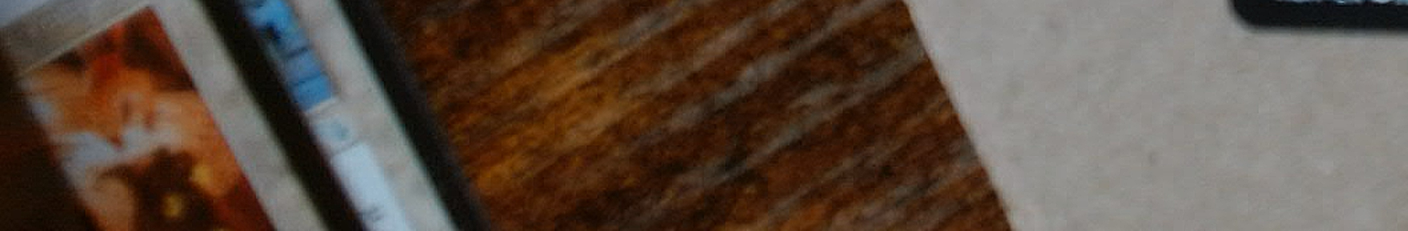
#> input picture debug/212930_bottom_left_collector.jpg, 4224 x 692 px, given in place of the camera (shown at 1/3 size)
$ python ground_truth_capture.py   (older library calls are emulated)
#> lines starting #> are read from the running program, lines starting #| are printed output that depends on the picture; after the words box and inside, x2 and y2 are one past the last pixel; in counts of white or black regions, pixels touching at a corner belong together
### mtg_card_scanner/card_detect.py
"""
Card detection and perspective correction.

find_card_quad()  — locates the largest card-shaped quadrilateral in a frame
warp_card()       — perspective-warps the detected quad to a standard 630×880 px upright card
extract_card()    — convenience wrapper: detect + warp, with fallback to a centre crop
frame_sharpness() / pick_sharpest() — Laplacian-variance blur scoring for burst frames
scan_photo()      — the photo kept for review: the card straightened, filling 95% of it
"""

import cv2
import numpy as np
from typing import Optional

# Standard card output size (63:88 aspect ratio)
CARD_W, CARD_H = 630, 880

# The scan PHOTO (the picture the review pages show): the card straightened,
# spanning PHOTO_FILL of the photo's width and height, the rest a deliberate
# buffer of whatever lay around it (owner, 2026-10-01: "tight on the card plus
# some buffer — make it 95%"). The card itself is still the CARD_W×CARD_H warp;
# the buffer is what that warp sees beyond the quad. 0.95 → 17 + 630 + 17 by
# 23 + 880 + 23 = 664 × 926, card 94.9% × 95.0% of the photo.
PHOTO_FILL = 0.95
PHOTO_MARGIN_X = round(CARD_W * (1 / PHOTO_FILL - 1) / 2)
PHOTO_MARGIN_Y = round(CARD_H * (1 / PHOTO_FILL - 1) / 2)
PHOTO_W, PHOTO_H = CARD_W + 2 * PHOTO_MARGIN_X, CARD_H + 2 * PHOTO_MARGIN_Y


# A real card is 63:88 → long/short ≈ 1.40. Quads outside this window are not
# cards, and warping them would stretch whatever they contain into card shape.
_MIN_CARD_RATIO, _MAX_CARD_RATIO = 1.15, 1.75
# Contour must actually fill its own bounding rectangle to be a card.
_MIN_RECTANGULARITY = 0.75

# A card's interior is full of printed detail — title text, rules text, art
# edges — while a card-SHAPED uniform surface (a black card holder, a deck-box
# lid, the bare tray) has almost none. Geometry alone cannot tell them apart,
# and picking the largest quad meant a black holder in frame beat the actual
# card, whose dark uniform crop then pHash-matched dark artworks as confident
# nonsense. Both bars must clear: std catches flat surfaces, edge fraction
# catches smooth glare gradients (which inflate std but produce no edges).
# Measured at 64×88 thumbnail scale: holders/tray score std ≈ 3-9 with edge
# fraction ≈ 0.000-0.005; real cards — even dark-art black-border ones — sit
# well above both bars.
_MIN_INTERIOR_STD = 12.0
_MIN_INTERIOR_EDGE_FRAC = 0.015
# Stricter edge bar for the CENTRE-CROP FALLBACK (quad detection failed): that
# crop contains the object plus tray, so a black holder's outline alone yields
# some edges (measured ≤ 0.055 across holder sizes/darkness) while a real
# card's text and art dominate its crop (measured ≥ 0.142, median 0.184).
# 0.09 splits the two with ~2× margin on both sides.
_MIN_FALLBACK_EDGE_FRAC = 0.09


# [34 lines left out: functions _order_corners, _orient_corners, not called in this run]


def _candidate_from_contour(cnt: np.ndarray, min_area: float, max_area: float):
    """Return (corners, area) if *cnt* is card-shaped, else None."""
    area = cv2.contourArea(cnt)
    if area < min_area or area > max_area:
        return None
    rect = cv2.minAreaRect(cnt)
    (rw, rh) = rect[1]
    if rw <= 1 or rh <= 1:
        return None
    long_side, short_side = max(rw, rh), min(rw, rh)
    ratio = long_side / short_side
    if not (_MIN_CARD_RATIO <= ratio <= _MAX_CARD_RATIO):
        return None
    if area / (rw * rh) < _MIN_RECTANGULARITY:
        return None
    return _orient_corners(cv2.boxPoints(rect)), area


# [31 lines left out: functions _texture_metrics, _has_card_texture, is_blank_surface, not called in this run]


# A card sitting in the tray with the FULL camera frame around it can occupy
# as little as ~2.5% of the frame (measured on the rig) — the old 4% floor
# silently skipped it and fell back to a garbage centre crop. The floor only
# exists to skip contour noise; the texture gate now rejects small false
# quads, so it can sit well below any real card.
_MIN_AREA_FRAC = 0.015


def find_card_quad(frame: np.ndarray, min_area_frac: float = _MIN_AREA_FRAC) -> Optional[np.ndarray]:
    """
    Find the largest card-shaped quadrilateral in *frame*.

    Returns an ordered (4, 2) float32 array of corners — arranged so the card's
    long axis maps to the output height, i.e. sideways cards come out upright —
    or None when nothing card-shaped is found.

    Several edge maps are tried because one threshold cannot cover both a
    black-bordered card on a white tray and a white-bordered one; a rotated
    minAreaRect is used rather than requiring a clean 4-vertex polygon, which
    is fragile when a corner is blurred or a border blends into the tray.
    """
    h, w = frame.shape[:2]
    min_area = h * w * min_area_frac
    # A contour covering essentially the whole frame is the frame itself, not a
    # detected card — accepting it warps the full photo (margins included) into
    # card shape, which shifts every hash region off the real card.
    max_area = h * w * 0.92

    gray = cv2.cvtColor(frame, cv2.COLOR_BGR2GRAY)
    blurred = cv2.GaussianBlur(gray, (7, 7), 0)
    kernel = np.ones((5, 5), np.uint8)

    edge_maps = [
        cv2.Canny(blurred, 25, 85),
        cv2.Canny(blurred, 50, 150),
        # Otsu split — catches cards whose border barely differs from the tray.
        cv2.morphologyEx(
            cv2.threshold(blurred, 0, 255, cv2.THRESH_BINARY_INV + cv2.THRESH_OTSU)[1],
            cv2.MORPH_CLOSE, kernel,
        ),
    ]

    best_corners, best_area = None, 0.0
    for edges in edge_maps:
        closed = cv2.dilate(edges, kernel, iterations=2)
        contours, _ = cv2.findContours(closed, cv2.RETR_EXTERNAL, cv2.CHAIN_APPROX_SIMPLE)
        for cnt in contours:
            found = _candidate_from_contour(cnt, min_area, max_area)
            # The texture gate runs last (it warps a patch, the geometry checks
            # are cheaper) and rejects card-shaped uniform surfaces — without
            # it, a black card holder in frame out-areas the actual card.
            if found and found[1] > best_area and _has_card_texture(gray, found[0]):
                best_corners, best_area = found

    return best_corners


# [6 lines left out: function warp_card, not called in this run]


def _centre_crop_fallback(frame: np.ndarray) -> np.ndarray:
    """
    Detection failed — take the largest centred region that already has the
    card's aspect ratio and scale it, WITHOUT stretching.

    The previous version cropped a fixed 55%×80% window and resized it to
    630×880 regardless of its shape, distorting whatever it contained; a
    mis-detected frame then produced both garbage hashes and a warped review
    photo. Preserving aspect keeps a failed detection merely off-centre
    rather than geometrically wrong.
    """
    h, w = frame.shape[:2]
    target = CARD_W / CARD_H
    crop_h = min(h, int(w / target))
    crop_w = int(crop_h * target)
    x0 = max(0, (w - crop_w) // 2)
    y0 = max(0, (h - crop_h) // 2)
    crop = frame[y0:y0 + crop_h, x0:x0 + crop_w]
    return cv2.resize(crop, (CARD_W, CARD_H), interpolation=cv2.INTER_CUBIC)


def extract_card(frame: np.ndarray, min_area_frac: float = _MIN_AREA_FRAC) -> tuple[np.ndarray, bool]:
    """
    Detect, warp, and return the card region.

    Returns:
        (card_img, detected)  — detected=True if a quad was found,
                                False if the fallback centre-crop was used.
    """
    corners = find_card_quad(frame, min_area_frac)
    if corners is not None:
        return warp_card(frame, corners), True
    return _centre_crop_fallback(frame), False


# ── sharpness ─────────────────────────────────────────────────────────────────

# [4 lines left out: function frame_sharpness, not called in this run]


def pick_sharpest(frames: list[np.ndarray]) -> np.ndarray:
    """Return the frame with the highest Laplacian variance."""
    return max(frames, key=frame_sharpness)


# ── the scan photo ────────────────────────────────────────────────────────────

# [42 lines left out: functions warp_photo, scan_photo, photo_card, not called in this run]

### ground_truth_capture.py
#!/usr/bin/env python3
"""
Capture the live card and save zoomed crops of every distinguishing region:
  - full warped card
  - bottom-left collector strip (set code, collector number, language)
  - bottom-right copyright/year line
  - bottom-center (stamp area for The List / Mystery Booster)
  - top-right set symbol region
"""
import sys, time, cv2, numpy as np

def main():
    cap = cv2.VideoCapture(0)
    cap.set(cv2.CAP_PROP_FRAME_WIDTH, 1280)
    cap.set(cv2.CAP_PROP_FRAME_HEIGHT, 720)
    for _ in range(12):
        cap.read()
#> this loop made 12 passes
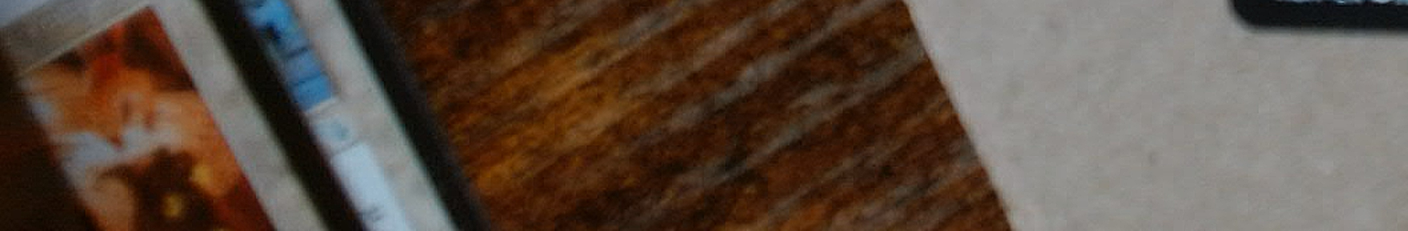
#> input picture debug/212930_bottom_left_collector.jpg, 4224 x 692 px, given in place of the camera (shown at 1/3 size)
    ret, frame = cap.read()
#> frame is the input picture: shape (692, 4224, 3); mean B, G, R 66.9, 78.7, 94.7
    cap.release()
    if not ret:
        sys.exit("ERROR: no frame")

    cv2.imwrite("gt_raw.jpg", frame)

    # Try card detection for a clean warp first
    try:
        from mtg_card_scanner.card_detect import extract_card
        card, detected = extract_card(frame)
#> in find_card_quad, `gray = cv2.cvtColor(frame, cv2.COLOR_BGR2GRAY)`:
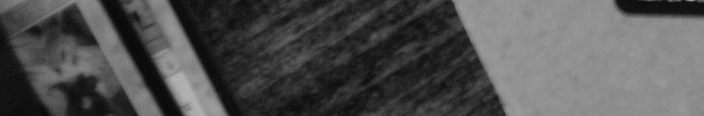
#> gray: shape (692, 4224) (shown at 1/6 size); min 1, max 185, mean 82.1
#> the loop in find_card_quad, `for edges in edge_maps:` made 3 passes
#> pass 1, in find_card_quad, `closed = cv2.dilate(edges, kernel, iterations=2)`:
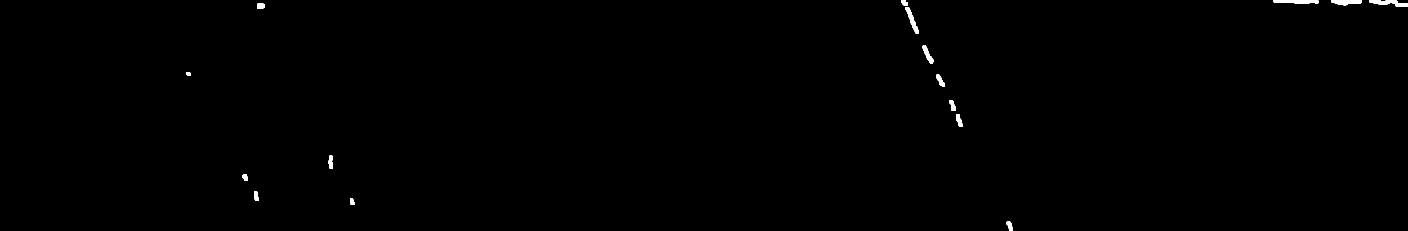
#> closed: shape (692, 4224) (shown at 1/3 size); 0.3% white; 16 white regions, largest, box (x1, y1, x2, y2) and area: (3821, 0, 3955, 11) 1254, (4108, 0, 4224, 20) 1231, (3994, 0, 4084, 16) 1020
#> pass 3, in find_card_quad, `closed = cv2.dilate(edges, kernel, iterations=2)`:
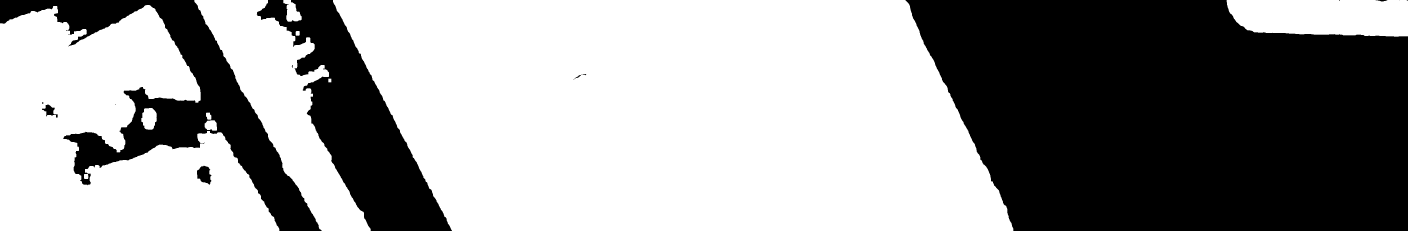
#> closed: shape (692, 4224) (shown at 1/3 size); 59.2% white; 14 black regions (6 under 20 px), largest, box (x1, y1, x2, y2) and area: (2716, 0, 4224, 692) 875885, (0, 0, 965, 692) 163148, (770, 0, 1356, 692) 149926
#> after the loop in find_card_quad, `for edges in edge_maps:`: best_area = 0
#> in _centre_crop_fallback, `crop = frame[y0:y0 + crop_h, x0:x0 + crop_w]`:
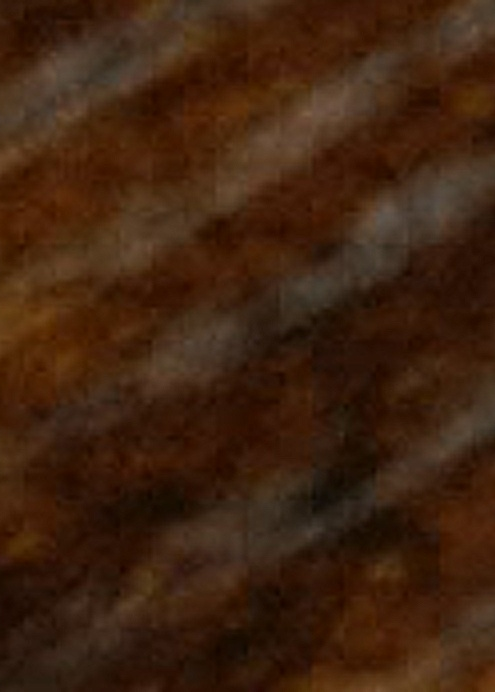
#> crop: shape (692, 495, 3); mean B, G, R 15.7, 35.3, 63.9
#> detected = False
        if not detected:
            print("No quad found — using centre crop")
    except Exception as e:
        print(f"card_detect error: {e}")
        h, w = frame.shape[:2]
        card = frame[h//6:5*h//6, w//6:5*w//6]

    cv2.imwrite("gt_card.jpg", card)
    h, w = card.shape[:2]
    print(f"Card size: {w}x{h}")
#| Card size: 630x880

    # ── Region crops (fractions of warped card) ──────────────────────────────
    def crop(y0f, y1f, x0f, x1f, name, scale=4):
        y0, y1 = int(h*y0f), int(h*y1f)
        x0, x1 = int(w*x0f), int(w*x1f)
        region = card[y0:y1, x0:x1]
        # upscale for readability
        big = cv2.resize(region, (region.shape[1]*scale, region.shape[0]*scale),
                         interpolation=cv2.INTER_LANCZOS4)
        cv2.imwrite(f"gt_{name}.jpg", big)
        print(f"  Saved gt_{name}.jpg  ({x1-x0}x{y1-y0} -> {big.shape[1]}x{big.shape[0]})")

    # Bottom collector strip (set code + number, left side)
    crop(0.88, 0.96, 0.00, 0.60, "collector_left", scale=5)
#|   Saved gt_collector_left.jpg  (378x70 -> 1890x350)
    # Bottom right (copyright year, right side)
    crop(0.88, 0.96, 0.40, 1.00, "copyright_right", scale=5)
#|   Saved gt_copyright_right.jpg  (378x70 -> 1890x350)
    # Bottom center (stamp area — The List / Mystery Booster stamp lives here)
    crop(0.84, 0.96, 0.30, 0.70, "stamp_center", scale=5)
#|   Saved gt_stamp_center.jpg  (252x105 -> 1260x525)
    # Full bottom strip
    crop(0.85, 0.99, 0.00, 1.00, "bottom_full", scale=4)
#> call 4 of crop, with y0f = 0.85, y1f = 0.99, x0f = 0, x1f = 1, name = 'bottom_full', scale = 4
#> in crop (call 4), `region = card[y0:y1, x0:x1]`:
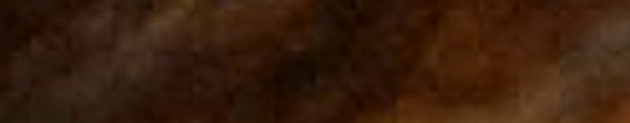
#> region: shape (123, 630, 3); mean B, G, R 12.4, 30.3, 57.1
#|   Saved gt_bottom_full.jpg  (630x123 -> 2520x492)
    # Set symbol (top-right of card)
    crop(0.05, 0.18, 0.70, 1.00, "set_symbol", scale=5)
#> in crop (call 5), `region = card[y0:y1, x0:x1]`:
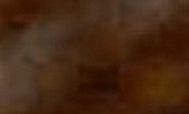
#> region: shape (114, 189, 3); mean B, G, R 19.2, 40.4, 70.8
#|   Saved gt_set_symbol.jpg  (189x114 -> 945x570)
    # Title bar
    crop(0.00, 0.08, 0.00, 1.00, "title_bar", scale=4)
#> in crop (call 6), `region = card[y0:y1, x0:x1]`:
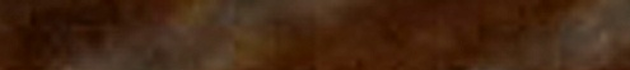
#> region: shape (70, 630, 3); mean B, G, R 18.7, 38.8, 68.1
#|   Saved gt_title_bar.jpg  (630x70 -> 2520x280)

    print("\nAll crops saved.")

if __name__ == "__main__":
    main()

$ run again, on debug/212930_bottom_strip.jpg
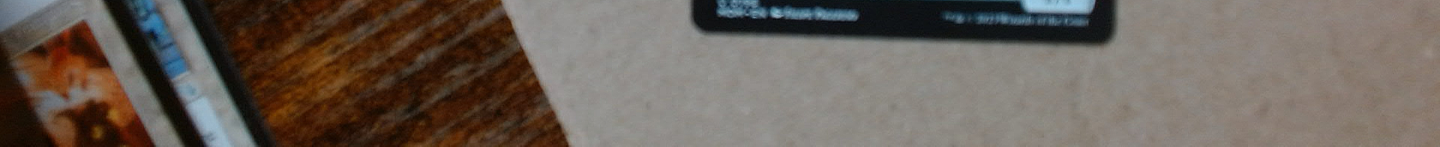
#> input picture debug/212930_bottom_strip.jpg, 5760 x 585 px, given in place of the camera (shown at 1/4 size)
#> the loop in main, `for _ in range(12):` made 12 passes
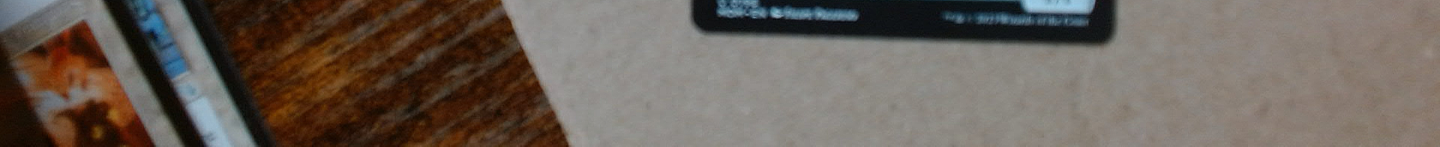
#> input picture debug/212930_bottom_strip.jpg, 5760 x 585 px, given in place of the camera (shown at 1/4 size)
#> in main, frame is the input picture: shape (585, 5760, 3); mean B, G, R 88.7, 97.1, 107.6
#> the loop in find_card_quad, `for edges in edge_maps:` made 3 passes
#> pass 1, in find_card_quad, `closed = cv2.dilate(edges, kernel, iterations=2)`:
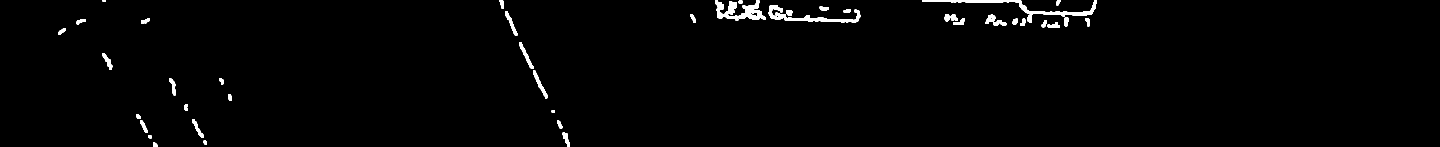
#> closed: shape (585, 5760) (shown at 1/4 size); 1.2% white; 45 white regions, largest, box (x1, y1, x2, y2) and area: (3690, 0, 4387, 66) 7860, (3075, 21, 3441, 90) 6133, (2955, 0, 3062, 78) 3719
#> after the loop in find_card_quad, `for edges in edge_maps:`: best_area = 0
#> detected = False
#| Card size: 630x880
#|   Saved gt_collector_left.jpg  (378x70 -> 1890x350)
#|   Saved gt_copyright_right.jpg  (378x70 -> 1890x350)
#> region: shape (105, 252, 3)
#> big: shape (525, 1260, 3)
#|   Saved gt_stamp_center.jpg  (252x105 -> 1260x525)
#> region: shape (123, 630, 3)
#> big: shape (492, 2520, 3)
#|   Saved gt_bottom_full.jpg  (630x123 -> 2520x492)
#> region: shape (114, 189, 3)
#> big: shape (570, 945, 3)
#|   Saved gt_set_symbol.jpg  (189x114 -> 945x570)
#> in crop (call 6), `region = card[y0:y1, x0:x1]`:
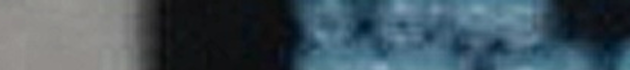
#> region: shape (70, 630, 3); mean B, G, R 94.6, 84.8, 68
#> big: shape (280, 2520, 3)
#|   Saved gt_title_bar.jpg  (630x70 -> 2520x280)
